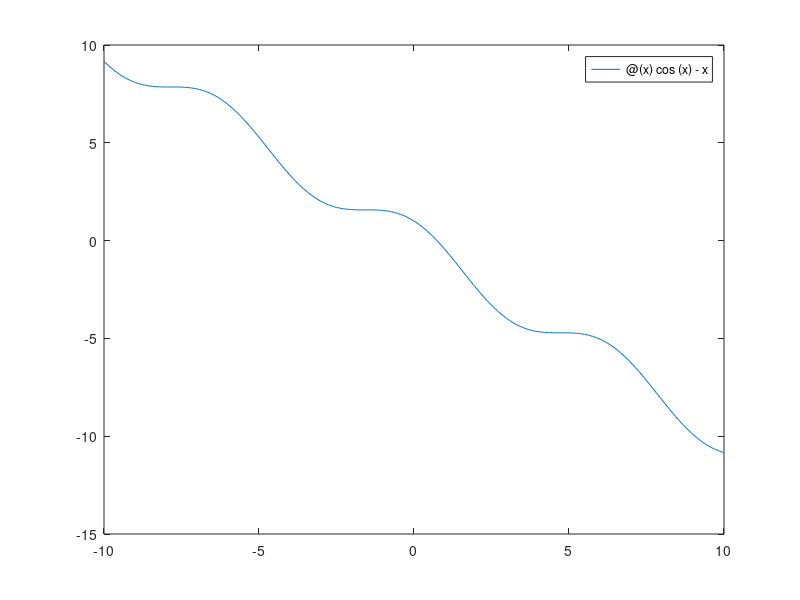
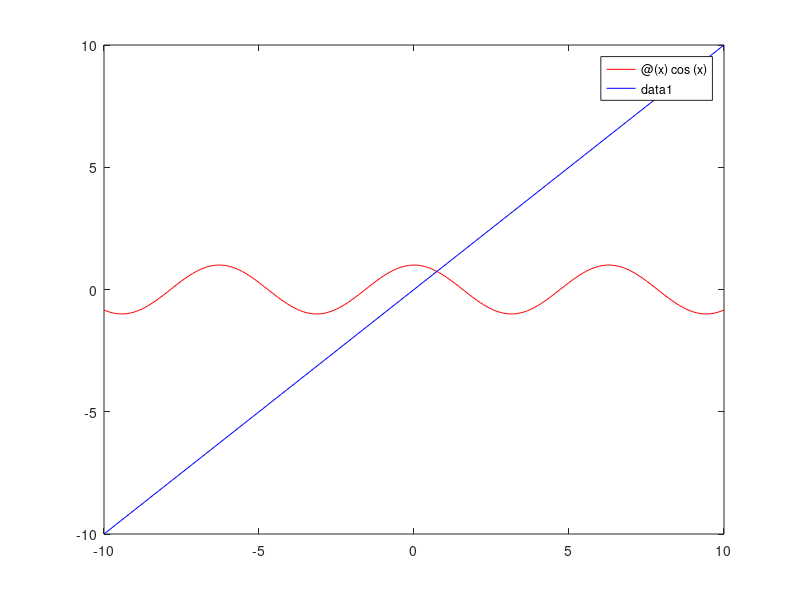

MATLAB code for these plots, in order:
f=@(x) cos(x)-x

g1=@(x) cos(x)
g2=@(x) x

figure(1)
fplot(f,[-10 10])

figure (2)
fplot(g1,[-10 10], 'r')
hold %une os graficos
fplot(g2,[-10 10], 'b')